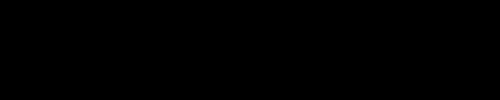
Frame 1 (no input)
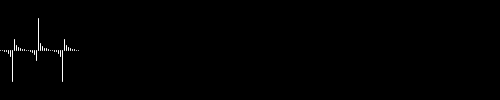
Frame 60 (the mouse pressed at the canvas centre just before this capture)
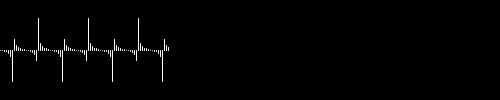
Frame 120 (the mouse held since frame 60 and released just before this capture)

The Processing sketch that drew these frames (run headless with seeded random() and noise(); from frame 60 on, the mouse is pressed at the canvas centre):

// Processing sketch: d05_hw03_Pulse
// ── d05_hw03_Pulse.pde
int endI;

void setup() {
  size(500, 100);
  frameRate(10);
  endI = 0;
}

void draw() {
  
  background(0);

float a = 0;
float inc = TWO_PI/25;


for (int i = 0; i < endI; i+=2) {
  stroke(255);
  line(i, 50, i, 50+tan(a)*2);
  a+=inc;
}

endI +=10;

if (endI > width) {
  endI = 0;
}

}
